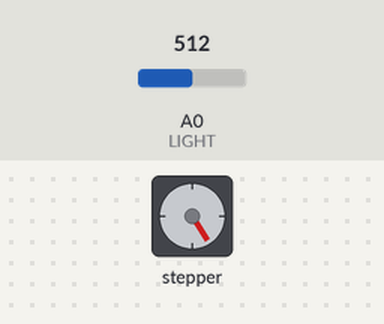
Simulated run of this sketch. Board: Arduino Uno, built with avr-gcc and run on an emulated ATmega328P. Shown: stepper motor. The inputs (shaded band) are chosen by the test bench; at power-on: A0 (LIGHT) = 512. Stepper angles assume 2048 steps per turn; what the sketch prints to the serial monitor is not drawn.

Above: at 2.5 s.
2.6 s: A0 (LIGHT) set to 810
At 3.2 s:
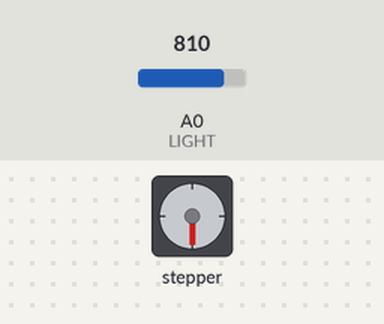
6.1 s: A0 (LIGHT) set to 790
At 6.4 s:
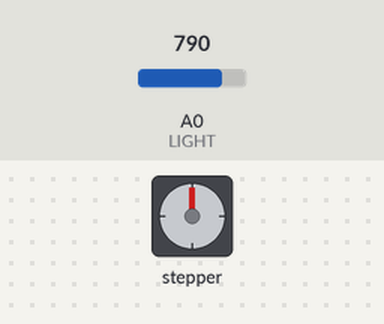
11.5 s: A0 (LIGHT) set to 900
At 14.9 s:
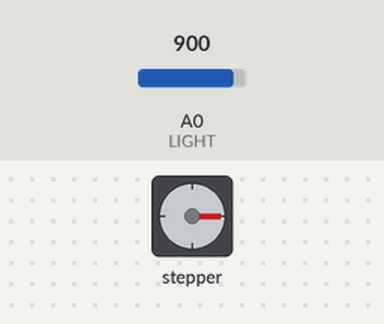
15.0 s: A0 (LIGHT) set to 716
20.4 s: A0 (LIGHT) set to 1023
Timing chart, 0 to 24.9 s (numbered marks = the images above; inputs shaded):
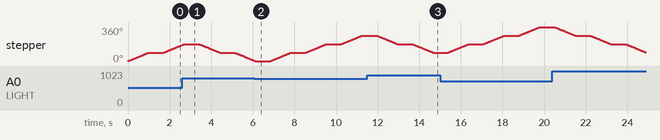

The sketch:

anhsang.ino
```cpp
#include <Stepper.h>

// Số bước cần thiết để quay một vòng (360 độ) của động cơ bước
const int stepsPerRevolution = 2048;
Stepper myStepper(stepsPerRevolution, 12, 10, 11, 9); //IN1, IN3, IN2, IN4

#define  LIGHT  0
int val;


void setup() {
  myStepper.setSpeed(15);
  Serial.begin(9600);
}

void loop() {
  val = analogRead(LIGHT);
  Serial.print("Giá trị cảm biến: ");
  Serial.println(val);

  if (val < 800){
      myStepper.step(0.25 * stepsPerRevolution); //45/360 = 0.25
      delay(200);
    }
  else{
      myStepper.step(-0.25 * stepsPerRevolution); //45/360 = 0.25
      delay(200);
  }
  delay(500);
}
```
